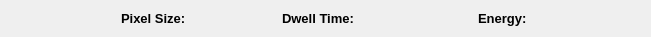
     <widget class="QWidget" name="horizontalLayoutWidget">
      <property name="geometry">
       <rect>
        <x>823</x>
        <y>959</y>
        <width>651</width>
        <height>31</height>
       </rect>
      </property>
      <layout class="QHBoxLayout" name="horizontalLayout_8">
       <item alignment="Qt::AlignVCenter">
        <widget class="QLabel" name="scaleBarLength">
         <property name="sizePolicy">
          <sizepolicy hsizetype="Fixed" vsizetype="Preferred">
           <horstretch>0</horstretch>
           <verstretch>0</verstretch>
          </sizepolicy>
         </property>
         <property name="minimumSize">
          <size>
           <width>80</width>
           <height>0</height>
          </size>
         </property>
         <property name="maximumSize">
          <size>
           <width>80</width>
           <height>16777215</height>
          </size>
         </property>
         <property name="font">
          <font>
           <pointsize>10</pointsize>
          </font>
         </property>
         <property name="text">
          <string/>
         </property>
         <property name="alignment">
          <set>Qt::AlignLeading|Qt::AlignLeft|Qt::AlignVCenter</set>
         </property>
        </widget>
       </item>
       <item alignment="Qt::AlignVCenter">
        <widget class="QLabel" name="label_44">
         <property name="sizePolicy">
          <sizepolicy hsizetype="Fixed" vsizetype="Preferred">
           <horstretch>0</horstretch>
           <verstretch>0</verstretch>
          </sizepolicy>
         </property>
         <property name="font">
          <font>
           <pointsize>7</pointsize>
          </font>
         </property>
         <property name="text">
          <string>&lt;html&gt;&lt;head/&gt;&lt;body&gt;&lt;p&gt;&lt;span style=&quot; font-size:10pt; font-weight:600;&quot;&gt;Pixel Size:&lt;/span&gt;&lt;/p&gt;&lt;/body&gt;&lt;/html&gt;</string>
         </property>
         <property name="alignment">
          <set>Qt::AlignLeading|Qt::AlignLeft|Qt::AlignVCenter</set>
         </property>
        </widget>
       </item>
       <item alignment="Qt::AlignVCenter">
        <widget class="QLabel" name="pixelSizeLabel">
         <property name="sizePolicy">
          <sizepolicy hsizetype="Fixed" vsizetype="Preferred">
           <horstretch>0</horstretch>
           <verstretch>0</verstretch>
          </sizepolicy>
         </property>
         <property name="minimumSize">
          <size>
           <width>60</width>
           <height>0</height>
          </size>
         </property>
         <property name="maximumSize">
          <size>
           <width>60</width>
           <height>16777215</height>
          </size>
         </property>
         <property name="font">
          <font>
           <pointsize>10</pointsize>
          </font>
         </property>
         <property name="text">
          <string/>
         </property>
         <property name="alignment">
          <set>Qt::AlignLeading|Qt::AlignLeft|Qt::AlignVCenter</set>
         </property>
        </widget>
       </item>
       <item alignment="Qt::AlignVCenter">
        <widget class="QLabel" name="label_38">
         <property name="sizePolicy">
          <sizepolicy hsizetype="Fixed" vsizetype="Preferred">
           <horstretch>0</horstretch>
           <verstretch>0</verstretch>
          </sizepolicy>
         </property>
         <property name="minimumSize">
          <size>
           <width>100</width>
           <height>0</height>
          </size>
         </property>
         <property name="maximumSize">
          <size>
           <width>100</width>
           <height>16777215</height>
          </size>
         </property>
         <property name="font">
          <font>
           <pointsize>12</pointsize>
          </font>
         </property>
         <property name="text">
          <string>&lt;html&gt;&lt;head/&gt;&lt;body&gt;&lt;p&gt;&lt;span style=&quot; font-size:10pt; font-weight:600;&quot;&gt;Dwell Time:&lt;/span&gt;&lt;/p&gt;&lt;/body&gt;&lt;/html&gt;</string>
         </property>
         <property name="alignment">
          <set>Qt::AlignLeading|Qt::AlignLeft|Qt::AlignVCenter</set>
         </property>
        </widget>
       </item>
       <item alignment="Qt::AlignVCenter">
        <widget class="QLabel" name="dwellTimeLabel">
         <property name="sizePolicy">
          <sizepolicy hsizetype="Fixed" vsizetype="Preferred">
           <horstretch>0</horstretch>
           <verstretch>0</verstretch>
          </sizepolicy>
         </property>
         <property name="minimumSize">
          <size>
           <width>60</width>
           <height>0</height>
          </size>
         </property>
         <property name="maximumSize">
          <size>
           <width>60</width>
           <height>16777215</height>
          </size>
         </property>
         <property name="font">
          <font>
           <pointsize>10</pointsize>
          </font>
         </property>
         <property name="text">
          <string/>
         </property>
         <property name="alignment">
          <set>Qt::AlignLeading|Qt::AlignLeft|Qt::AlignVCenter</set>
         </property>
        </widget>
       </item>
       <item alignment="Qt::AlignVCenter">
        <widget class="QLabel" name="label_9">
         <property name="sizePolicy">
          <sizepolicy hsizetype="Fixed" vsizetype="Preferred">
           <horstretch>0</horstretch>
           <verstretch>0</verstretch>
          </sizepolicy>
         </property>
         <property name="font">
          <font>
           <pointsize>10</pointsize>
          </font>
         </property>
         <property name="text">
          <string>&lt;html&gt;&lt;head/&gt;&lt;body&gt;&lt;p&gt;&lt;span style=&quot; font-size:10pt; font-weight:600;&quot;&gt;Energy:&lt;/span&gt;&lt;/p&gt;&lt;/body&gt;&lt;/html&gt;</string>
         </property>
         <property name="alignment">
          <set>Qt::AlignLeading|Qt::AlignLeft|Qt::AlignVCenter</set>
         </property>
        </widget>
       </item>
       <item alignment="Qt::AlignVCenter">
        <widget class="QLabel" name="imageEnergyLabel">
         <property name="sizePolicy">
          <sizepolicy hsizetype="Fixed" vsizetype="Preferred">
           <horstretch>0</horstretch>
           <verstretch>0</verstretch>
          </sizepolicy>
         </property>
         <property name="minimumSize">
          <size>
           <width>80</width>
           <height>0</height>
          </size>
         </property>
         <property name="maximumSize">
          <size>
           <width>80</width>
           <height>16777215</height>
          </size>
         </property>
         <property name="font">
          <font>
           <pointsize>10</pointsize>
          </font>
         </property>
         <property name="text">
          <string/>
         </property>
         <property name="alignment">
          <set>Qt::AlignLeading|Qt::AlignLeft|Qt::AlignVCenter</set>
         </property>
        </widget>
       </item>
      </layout>
     </widget>
